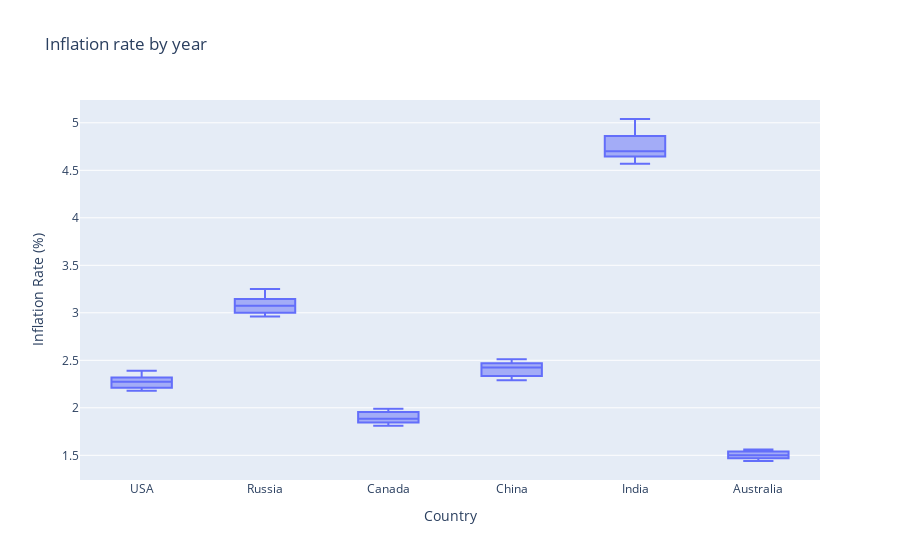

Notebook cell for this chart:
### Code cell
fig = px.box(countries, y= 'Inflation Rate (%)', x= 'Country', title='Inflation rate by year')
fig.show()

### Figure 1 — Plotly figure (JSON) as saved in the notebook; plotly's stock layout.template omitted (floating-point values rounded to 4 significant figures; data arrays with more than 128 entries replaced by an {"elided": "..."} marker saying what was removed)
{"data": [{"alignmentgroup": "True", "hovertemplate": "Country=%{x}<br>Inflation Rate (%)=%{y}<extra></extra>", "legendgroup": "", "marker": {"color": "#636efa"}, "name": "", "notched": false, "offsetgroup": "", "orientation": "v", "showlegend": false, "type": "box", "x": {"elided": "144 str values"}, "x0": " ", "xaxis": "x", "y": {"elided": "144 float values"}, "y0": " ", "yaxis": "y"}], "layout": {"boxmode": "group", "legend": {"tracegroupgap": 0}, "title": {"text": "Inflation rate by year"}, "xaxis": {"anchor": "y", "domain": [0, 1], "title": {"text": "Country"}}, "yaxis": {"anchor": "x", "domain": [0, 1], "title": {"text": "Inflation Rate (%)"}}}}
